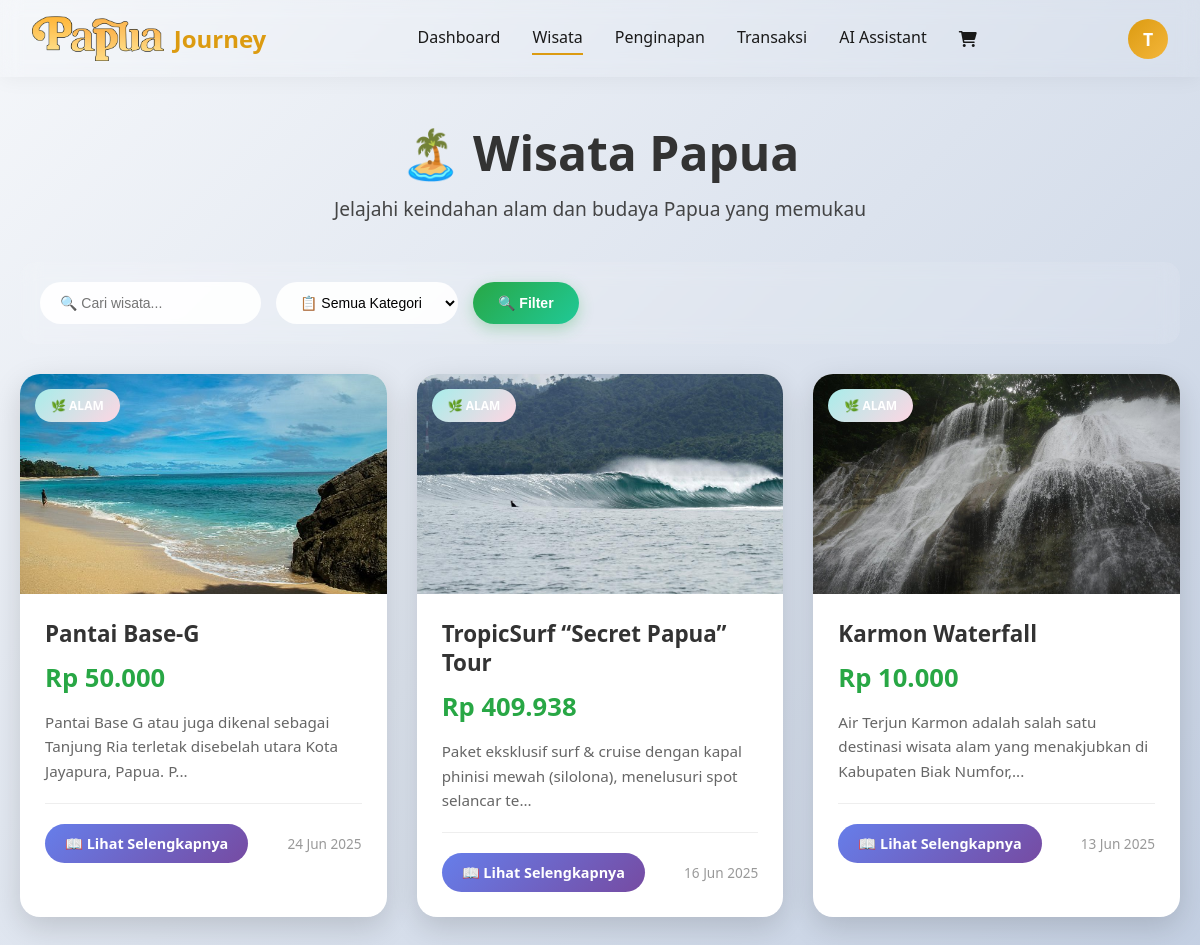
The app's page /users/wisata/userwisata.php (signed in) with its own data.
### tables this page shows
CREATE TABLE `wisata` (
  `id` int(11) NOT NULL,
  `judul` varchar(255) NOT NULL,
  `deskripsi` text NOT NULL,
  `harga` decimal(10,2) NOT NULL,
  `kategori` enum('budaya','alam') NOT NULL,
  `alamat` text NOT NULL,
  `jam_buka` varchar(100) NOT NULL,
  `photo` varchar(255) NOT NULL,
  `created_at` timestamp NOT NULL DEFAULT current_timestamp(),
  `updated_at` timestamp NOT NULL DEFAULT current_timestamp() ON UPDATE current_timestamp()
);

### users/wisata/userwisata.php (the view, shortened to what this page needs)
<?php
$db = getDbConnection();
$search = isset($_GET['search']) ? $_GET['search'] : '';
$view_mode = isset($_GET['view']) ? $_GET['view'] : 'list';
function formatPrice($price) {
    return 'Rp ' . number_format($price, 0, ',', '.');
}
function formatDate($date) {
    return date('d M Y', strtotime($date));
}
function truncateText($text, $limit) {
    return strlen($text) > $limit ? substr($text, 0, $limit) . '...' : $text;
}
if ($view_mode === 'list') {
    $sql = "SELECT * FROM wisata WHERE 1=1";
    $sql .= " ORDER BY created_at DESC";
    $stmt = $db->prepare($sql);
    $stmt->execute();
    $result = $stmt->get_result();
    $wisata_data = [];
    while ($row = $result->fetch_assoc()) {
        $wisata_data[] = $row;
    }
}
?>
<!DOCTYPE html>
<html lang="id">
<head>
    <link rel="stylesheet" href="userwisata.css?v=<?php echo time(); ?>">
</head>
<body>
    <?php include '../components/navbar.php'; ?>
    <div class="main-content">
        <div class="container">
            <?php if ($view_mode === 'list'): ?>
                <div class="page-header">
                    <h1>🏝️ Wisata Papua</h1>
                    <p>Jelajahi keindahan alam dan budaya Papua yang memukau</p>
                </div>
                <div class="filters">
                    <form method="GET" style="display: flex; gap: 15px; flex-wrap: wrap; width: 100%;">
                        <input type="text" name="search" placeholder="🔍 Cari wisata..." value="<?php echo htmlspecialchars($search); ?>">
                        <select name="kategori">
                            <option value="">📋 Semua Kategori</option>
                        </select>
                        <button type="submit">🔍 Filter</button>
                    </form>
                </div>
                <?php if (!empty($wisata_data)): ?>
                    <div class="articles-grid">
                        <?php foreach ($wisata_data as $wisata): ?>
                            <div class="article-card" onclick="location.href='?view=detail&id=<?php echo $wisata['id']; ?>'">
                                <div class="article-image">
                                    <?php if ($wisata['photo']): ?>
                                        <img src="../../uploads/<?php echo htmlspecialchars($wisata['photo']); ?>"
                                             alt="<?php echo htmlspecialchars($wisata['judul']); ?>">
                                    <?php else: ?>
                                        <div class="placeholder-image">
                                            🏝️
                                        </div>
                                    <?php endif; ?>
                                    <div class="card-category category-<?php echo $wisata['kategori']; ?>">
                                        <?php
                                        $kategori_icons = [
                                            'budaya' => '🎭 Budaya',
                                            'alam' => '🌿 Alam'
                                        ];
                                        echo $kategori_icons[$wisata['kategori']] ?? ucfirst($wisata['kategori']);
                                        ?>
                                    </div>
                                </div>
                                <div class="article-card-content">
                                    <h4 class="article-card-title"><?php echo htmlspecialchars($wisata['judul']); ?></h4>
                                    <div class="article-card-price"><?php echo formatPrice($wisata['harga']); ?></div>
                                    <div class="card-description">
                                        <?php echo truncateText(htmlspecialchars($wisata['deskripsi']), 100); ?>
                                    </div>
                                    <div class="card-actions">
                                        <a href="?view=detail&id=<?php echo $wisata['id']; ?>" class="btn-detail">
                                            📖 Lihat Selengkapnya
                                        </a>
                                        <span class="card-date">
                                            <?php echo formatDate($wisata['created_at']); ?>
                                        </span>
                                    </div>
                                </div>
                            </div>
                        <?php endforeach; ?>
                    </div>
                <?php endif; ?>
            <?php endif; ?>
        </div>
    </div>
</body>
</html>

### users/wisata/userwisata.css (style rules this page uses)
* { margin: 0; padding: 0; box-sizing: border-box; }
body { font-family: 'Segoe UI', Tahoma, Geneva, Verdana, sans-serif; background: linear-gradient(135deg, #f5f7fa 0%, #c3cfe2 100%); min-height: 100vh; padding-top: 80px; }
.main-content { padding-top: 20px; min-height: calc(100vh - 80px); position: relative; }
.container { max-width: 1200px; margin: 0 auto; padding: 20px; }
.page-header { text-align: center; color: #333; margin-bottom: 40px; }
.page-header h1 { font-size: 3rem; margin-bottom: 10px; }
.page-header p { font-size: 1.2rem; opacity: 0.9; }
.filters { background: rgba(255,255,255,0.1); backdrop-filter: blur(10px); padding: 20px; border-radius: 15px; margin-bottom: 30px; display: flex; gap: 15px; flex-wrap: wrap; align-items: center; }
.filters input, .filters select { padding: 12px 20px; border: none; border-radius: 25px; background: rgba(255,255,255,0.9); font-size: 14px; min-width: 180px; transition: all 0.3s ease; }
.filters button { background: linear-gradient(135deg, #28a745 0%, #20c997 100%); color: white; padding: 12px 25px; border: none; border-radius: 25px; cursor: pointer; font-size: 14px; font-weight: 600; transition: all 0.3s ease; box-shadow: 0 5px 15px rgba(40, 167, 69, 0.3); }
.articles-grid { display: grid; grid-template-columns: repeat(auto-fill, minmax(350px, 1fr)); gap: 30px; margin-bottom: 40px; }
.article-card { background: white; border-radius: 20px; overflow: hidden; box-shadow: 0 10px 30px rgba(0,0,0,0.15); transition: all 0.4s ease; cursor: pointer; position: relative; }
.article-image { position: relative; height: 220px; overflow: hidden; }
.article-image img { width: 100%; height: 100%; object-fit: cover; transition: transform 0.4s ease; }
.card-category { position: absolute; top: 15px; left: 15px; padding: 8px 16px; border-radius: 20px; font-size: 12px; font-weight: bold; text-transform: uppercase; color: white; backdrop-filter: blur(10px); }
.category-alam { background: linear-gradient(135deg, #a8edea 0%, #fed6e3 100%); }
.article-card-content { padding: 25px; }
.article-card-title { font-size: 1.4rem; font-weight: bold; color: #333; margin-bottom: 12px; line-height: 1.3; }
.article-card-price { font-size: 1.6rem; font-weight: bold; color: #28a745; margin-bottom: 15px; }
.card-description { color: #666; line-height: 1.6; margin-bottom: 20px; font-size: 0.95rem; }
.card-actions { display: flex; justify-content: space-between; align-items: center; margin-top: 20px; padding-top: 20px; border-top: 1px solid #eee; }
.btn-detail { background: linear-gradient(135deg, #667eea 0%, #764ba2 100%); color: white; padding: 10px 20px; border-radius: 20px; text-decoration: none; font-size: 0.9rem; font-weight: 600; transition: all 0.3s ease; }
.card-date { color: #999; font-size: 0.85rem; }

### users/components/navbar.php (style rules this page uses)
:root { --primary-color: #536245; --secondary-color: #d9d9d9; --button-color: #DC9B11; --button-hover-color: #f4b63b; --text-color: #FFFCF7; --text-color-secondary: #191919; --background-color: #EBE7E4; --transition: all 0.3s ease-in-out; --shadow: #333333b2; --success-color: #4CAF50; --error-color: #f44336; }

### records on screen
wisata: photo (picture), kategori "🌿 ALAM", judul "Pantai Base-G", harga "Rp 50.000", deskripsi "Pantai Base G atau juga dikenal sebagai Tanjung Ria terletak disebelah utara Kota Jayapura, Papua. P...", created_at "24 Jun 2025"
wisata: photo (picture), kategori "🌿 ALAM", judul "TropicSurf “Secret Papua” Tour", harga "Rp 409.938", deskripsi "Paket eksklusif surf & cruise dengan kapal phinisi mewah (silolona), menelusuri spot selancar te...", created_at "16 Jun 2025"
wisata: photo (picture), kategori "🌿 ALAM", judul "Karmon Waterfall", harga "Rp 10.000", deskripsi "Air Terjun Karmon adalah salah satu destinasi wisata alam yang menakjubkan di Kabupaten Biak Numfor,...", created_at "13 Jun 2025"

### other values on screen
substr($user_name, 0, 1) "T"
